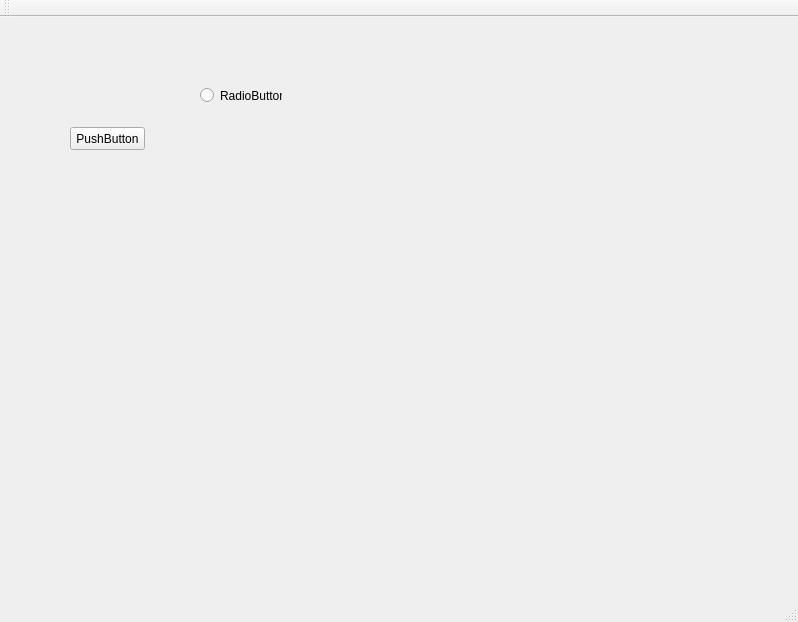
<?xml version="1.0" encoding="UTF-8"?>
<ui version="4.0">
 <class>MainWindow</class>
 <widget class="QMainWindow" name="MainWindow">
  <property name="geometry">
   <rect>
    <x>0</x>
    <y>0</y>
    <width>798</width>
    <height>622</height>
   </rect>
  </property>
  <property name="windowTitle">
   <string>MainWindow</string>
  </property>
  <widget class="QWidget" name="centralWidget">
   <widget class="QPushButton" name="pushButton">
    <property name="geometry">
     <rect>
      <x>70</x>
      <y>110</y>
      <width>75</width>
      <height>23</height>
     </rect>
    </property>
    <property name="text">
     <string>PushButton</string>
    </property>
   </widget>
   <widget class="QRadioButton" name="radioButton">
    <property name="geometry">
     <rect>
      <x>200</x>
      <y>70</y>
      <width>82</width>
      <height>17</height>
     </rect>
    </property>
    <property name="text">
     <string>RadioButton</string>
    </property>
   </widget>
  </widget>
  <widget class="QMenuBar" name="menuBar">
   <property name="geometry">
    <rect>
     <x>0</x>
     <y>0</y>
     <width>798</width>
     <height>21</height>
    </rect>
   </property>
  </widget>
  <widget class="QToolBar" name="mainToolBar">
   <attribute name="toolBarArea">
    <enum>TopToolBarArea</enum>
   </attribute>
   <attribute name="toolBarBreak">
    <bool>false</bool>
   </attribute>
  </widget>
  <widget class="QStatusBar" name="statusBar"/>
 </widget>
 <layoutdefault spacing="6" margin="11"/>
 <resources/>
 <connections/>
</ui>
